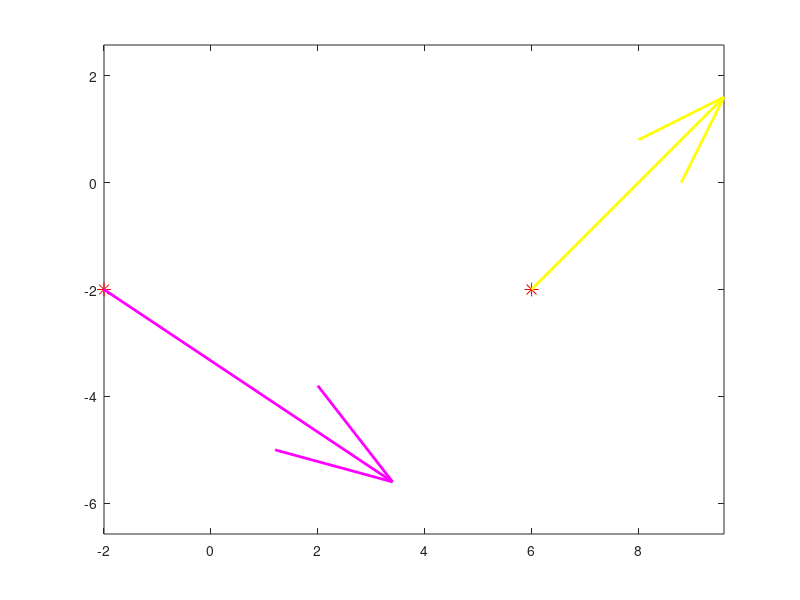

Source code (MATLAB): (Note: this script raises an error after producing the figure.)
clc; clear; close all;

px = [-2 6];
py = [-2 -2];

plot(px, py, '*r', 'MarkerSize', 10)
hold on 

vx = [6 4];
vy = [-4 4];

quiver(px(1), py(1), vx(1), vy(1), 'm', 'LineWidth', 2)
hold on
quiver(px(2), py(2), vx(2), vy(2), 'y', 'LineWidth', 2)
hold on

axis equal

t1 = 0;
t2 = 1;
syms t a3 a2 a1 a0

fx(t) = a3*t^3+a2*t^2+a1*t+a0;
fxd = diff(fx, t);
ex = [px(1) == fx(t1), ...
      px(2) == fx(t2), ...
      vx(1) == fxd(t1), ...
      vx(2) == fxd(t2)];
sx = solve(ex, [a3 a2 a1 a0]);
cx = subs(fx, [a3 a2 a1 a0], [sx.a3 sx.a2 sx.a1 sx.a0]);

syms b3 b2 b1 b0
fy(t) = b3*t^3+b2*t^2+b1*t+b0;
fyd = diff(fy, t);
ey = [py(1) == fy(t1), ...
      py(2) == fy(t2), ...
      vy(1) == fyd(t1),...
      vy(2) == fyd(t2)];
sy = solve(ey, [b3 b2 b1 b0]);
cy = subs(fy, [b3 b2 b1 b0], [sy.b3 sy.b2 sy.b1 sy.b0]);

fplot(cx, cy, [t1 t2], 'g', 'LineWidth', 2)
hold on
%Let us consider the curve in Question 8. Let us join an Hermite arc
% with C1
%continuity whose
%starting point is (6, −2), endpoint is (14, −4), and the tangent vector at its endpoint 
% is (3, 0) !
%The parameter at the starting point is 0, and at the 

hpx = [px(2) 14];
hpy = [py(2) -4];

hvx = [vx(2) 3];
hvy = [vy(2) 0];

plot(hpx, hpy, '.k', 'MarkerSize', 10)
hold on

quiver(hpx(1), hpy(1), hvx(1), hvy(1), '--k', 'LineWidth', 2)

quiver(hpx(2), hpy(2), hvx(2), hvy(2), '--k', 'LineWidth', 2)

t3 = 0;
t4 = 2;

syms c3 c2 c1 c0
hfx(t) = c3*t^3+c2*t^2+c1*t+c0;
hfxd(t) = diff(hfx);
hex = [hpx(1) == hfx(t3), ...
       hpx(2) == hfx(t4), ...
       hvx(1) == hfxd(t3), ...
       hvx(2) == hfxd(t4)];
hsx = solve(hex, [c3 c2 c1 c0]);
hcx = subs(hfx, [c3 c2 c1 c0], [hsx.c3 hsx.c2 hsx.c1 hsx.c0]);

syms d3 d2 d1 d0
hfy(t) = d3*t^3+d2*t^2+d1*t+d0;
hfyd(t) = diff(hfy);
hey = [hpy(1) == hfy(t3), ...
       hpy(2) == hfy(t4), ...
       hvy(1) == hfyd(t3), ...
       hvy(2) == hfyd(t4)];
hsy = solve(hey, [d3 d2 d1 d0]);
hcy = subs(hfy, [d3 d2 d1 d0], [hsy.d3 hsy.d2 hsy.d1 hsy.d0]);

fplot(hcx, hcy, [t3 t4], 'r', 'LineWidth', 2)



